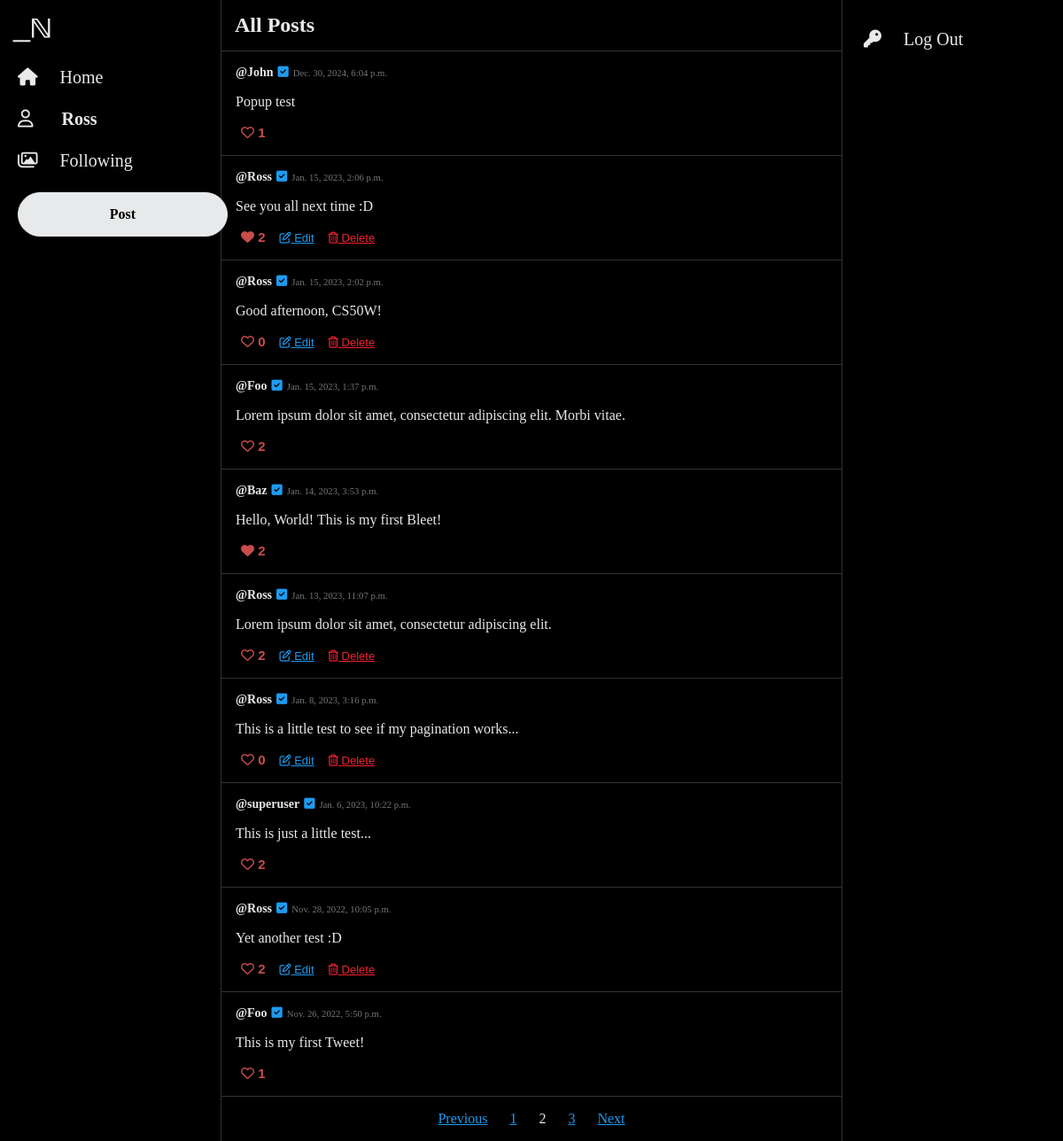
Screenshot of /all-posts?page=2 (signed in) with the database file from the repository.
### network/models.py (models this page shows, shortened)
class User(AbstractUser):
    pass

class Tweet(models.Model):
    author = models.ForeignKey(User, on_delete=models.CASCADE)
    tweetText = models.CharField(max_length=255)
    posted = models.DateTimeField(auto_now_add=True)
    like = models.ManyToManyField(User, blank=True, related_name="likes")

### network/views.py (the view)
# urls.py: path("all-posts", views.allPosts, name="allPosts"),
@login_required(redirect_field_name='my_redirect_field')
def allPosts(request):
    tweets = Tweet.objects.all().order_by('-posted')
    paginator = Paginator(tweets, 10)
    page_number = request.GET.get('page')
    page_obj = paginator.get_page(page_number)
    return render(request, "network/allPosts.html", {
        "page_obj": page_obj
    })

### network/templates/network/allPosts.html (shortened to what this page needs)
{% extends "network/layout.html" %}
{% load static %}
{% block body %}
<div style="border-bottom: 1px solid #2F3336;">
   <h2 style="margin: 15px;">All Posts</h2>
</div>
<div class="container">
   {% for tweet in page_obj %}
   <div class="post">
      <div class="card" data-id="{{tweet.id}}">
         <div class="card-body rounded">
            <div class="card-info">
            <a class="card-title" href="{% url 'profile' user_id=tweet.author.id%}"><strong>@{{ tweet.author }}</strong></a>
            <i class="fa-solid fa-square-check" id="check"></i>
            <h6 class="card-subtitle">{{tweet.posted}}</h6>
            </div>
            <p class="card-text" id="tweetText">{{tweet.tweetText}}</p>
            {% if user.username in tweet.like.all|stringformat:'s' %}
            <button class="button-like" id="foo-like">
               <i class="fa-solid fa-heart"></i>&nbsp;<span id="number">{{ tweet.like.all.count }}</span>
            </button>
            {% else %}
            <button class="button-secondary" id="foo">
               <i class="fa-regular fa-heart"></i>&nbsp;<span id="number">{{ tweet.like.all.count }}</span>
            </button>
            {% endif %}
            {% if user.username == tweet.author|stringformat:'s' %}
            <button class="button-edit" id="edit">
               <i class="fa-regular fa-pen-to-square"></i>&nbsp;<span>Edit</span>
            </button>
            <button class="button-delete" data-id="{{ tweet.id }}">
               <i class="fa-regular fa-trash-can"></i>&nbsp;<span>Delete</span>
            </button>
            {% endif %}
         </div>
      </div>
   </div>
   {% endfor %}
   <nav aria-label="Page">
      <ul class="pagination">
         {% if page_obj.has_previous %}
         <li class="page-item">
            <a class="page-link" href="?page={{ page_obj.previous_page_number }}">Previous</a>
         </li>
         {% else %}
         <li class="page-item disabled">
            <a class="page-link disabled" href="#" tabindex="-1" aria-disabled="True">Previous</a>
         </li>
         {% endif %}
         {% for i in page_obj.paginator.page_range %}
         {% if page_obj.number == i %}
         <li class="page-item active" aria-current="page">
            <span class="page-link">
               {{ i }}
            </span>
         </li>
         {% else %}
         <li class="page-item"><a class="page-link" href="?page={{ i }}">{{ i }}</a></li>
         {% endif %}
         {% endfor %}
         {% if page_obj.has_next %}
         <li class="page-item">
            <a class="page-link" href="?page={{ page_obj.next_page_number }}">Next</a>
         </li>
         {% else %}
         <li class="page-item disabled">
            <a class="page-link disabled" href="#" tabindex="-1" aria-disabled="True">Next</a>
         </li>
         {% endif %}
      </ul>
   </nav>
   </div>
   {% endblock %}

### network/templates/network/layout.html (shortened to what this page needs)
{% load static %}
<!DOCTYPE html>
<html lang="en">
    <head>
        <link rel="stylesheet" href="{% static 'network/styles.css' %}"/>
        <link rel="stylesheet" href="https://cdnjs.cloudflare.com/ajax/libs/font-awesome/6.7.2/css/all.min.css">
    </head>
    <body>
        <header>
            <div class="sticky">
                <div class="logo">
                    <a href="{% url 'index' %}">
                        <img src="{% static '/network/logo.svg' %}" height="45" alt="logo"/>
                    </a>
                </div>
                <nav>
                    <div>
                        <ul style="margin: 0;">
                            {% if user.is_authenticated %}
                                <li class="nav-item">
                                    <a class="nav-link" href="{% url 'allPosts' %}">
                                        <i class="fa-sharp fa-solid fa-house" id="nav-icon"></i>
                                        <span class="nav-text">Home</span>
                                    </a>
                                </li>
                                <li class="nav-item">
                                    <a class="nav-link" href="{% url 'profile' user_id=user.id%}">
                                        <i class="fa-regular fa-user" id="nav-icon"></i>
                                        <strong class="nav-text" style="margin-left: 27px;">{{ user.username }}</strong>
                                    </a>
                                </li>
                                <li class="nav-item">
                                    <a class="nav-link" href="{% url 'following' %}">
                                        <i class="fa-regular fa-images"></i>
                                        <span class="nav-text">Following</span>
                                    </a>
                                </li>
                                <li class="nav-item button">
                                    <a class="nav-button" href="{% url 'tweet' %}" role="button">Post</a>
                                </li>
                            {% endif %}
                        </ul>
                    </div>
                </nav>
            </div>
        </header>
        <div class="body">
            {% block body %}
            {% endblock %}
        </div>
        <footer>
            <div class="sticky" style="margin-left: 12px;">
                <ul>
                    <li class="nav-item">
                        <a class="nav-link" href="{% url 'logout' %}" role="button">
                            <i class="fa-solid fa-key"></i>
                            <span class="nav-text">Log Out</span>
                        </a>
                    </li>
                </ul>
            </div>
        </footer>
    </body>
</html>

### network/static/network/styles.css (style rules this page uses)
body { display: flex; color: #e7e9ea; justify-content: center; background-color: #000; font-family: TwitterChirp; margin-top: 0; margin-bottom: 0; }
header { width: 275px; border-right: 1px solid #2F3336; }
footer { width: 275px; border-left: 1px solid #2F3336; }
ul { padding-inline-start: 0; }
#nav-icon { font-size: 20px; color: #e7e9ea; }
a.nav-link { font-size: 20px; color: #e7e9ea; text-decoration: none; }
a.card-title { margin: 0; color: #e7e9ea; text-decoration: none; font-size: 14px; }
a.page-link { color: #1d9bf0; }
.sticky { position: fixed; margin-top: 5px; }
.nav-item { align-items: center; display: flex; padding: 12px; }
.logo { padding: 5px; }
.nav-text { margin-left: 20px; margin-right: 16px; }
.nav-button { background-color: #e7e9ea; border: 1px solid #e7e9ea; border-radius: 25px; padding: 15px 25px; text-align: center; color: #000; text-decoration: none; font-weight: 600; width: 185px; }
.nav-item.button { background-color: transparent; border-radius: 25px; width: auto; }
.body { max-width: 750px; min-width: 700px; }
.post { border-bottom: 1px solid #2F3336; padding: 16px; }
.card-info { display: flex; align-items: baseline; gap: 5px; }
.card-subtitle { margin: 0; font-weight: normal; color: #71767b; }
#check { color: #1d9bf0; font-size: 14px; }
#foo { border: none; background-color: transparent; color: #c94c4c; font-size: 15px; cursor: pointer; }
#foo-like { border: none; background-color: transparent; color: #c94c4c; font-size: 15px; font-weight: bold; cursor: pointer; }
#number { font-weight: bold; }
.button-edit { border: none; background-color: transparent; color: #1d9bf0; font-size: 13px; cursor: pointer; text-decoration: underline; }
.button-delete { border: none; background-color: transparent; color: #f4212e; font-size: 13px; cursor: pointer; text-decoration: underline; }
.pagination { display: flex; justify-content: center; gap: 25px; align-items: center; }
.page-item { display: block; }

### rows the page displays
User: username "Ross"
Tweet: author "John", posted "Dec. 30, 2024, 6:04 p.m.", tweetText "Popup test", like.all.count "1"
Tweet: author "Ross", posted "Jan. 15, 2023, 2:06 p.m.", tweetText "See you all next time :D", like.all.count "2"
Tweet: author "Ross", posted "Jan. 15, 2023, 2:02 p.m.", tweetText "Good afternoon, CS50W!", like.all.count "0"
Tweet: author "Foo", posted "Jan. 15, 2023, 1:37 p.m.", tweetText "Lorem ipsum dolor sit amet, consectetur adipiscing elit. Morbi vitae.", like.all.count "2"
Tweet: author "Baz", posted "Jan. 14, 2023, 3:53 p.m.", tweetText "Hello, World! This is my first Bleet!", like.all.count "2"
Tweet: author "Ross", posted "Jan. 13, 2023, 11:07 p.m.", tweetText "Lorem ipsum dolor sit amet, consectetur adipiscing elit.", like.all.count "2"
Tweet: author "Ross", posted "Jan. 8, 2023, 3:16 p.m.", tweetText "This is a little test to see if my pagination works...", like.all.count "0"
Tweet: author "superuser", posted "Jan. 6, 2023, 10:22 p.m.", tweetText "This is just a little test...", like.all.count "2"
Tweet: author "Ross", posted "Nov. 28, 2022, 10:05 p.m.", tweetText "Yet another test :D", like.all.count "2"
Tweet: author "Foo", posted "Nov. 26, 2022, 5:50 p.m.", tweetText "This is my first Tweet!", like.all.count "1"

### other values shown
{{ i }} "1" "3"
{{ i }} "2"
